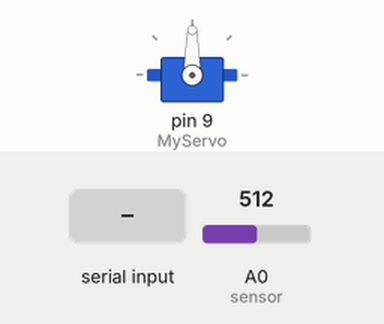
Simulated run of this sketch. Board: Arduino Uno, built with avr-gcc and run on an emulated ATmega328P. On the bench: servo. The inputs (shaded band) are chosen by the test bench; at power-on: A0 (sensor) = 512. What the sketch prints to the serial monitor is not drawn.

Above: at 1.2 s.
1.3 s: "o" received over Serial
At 1.45 s:
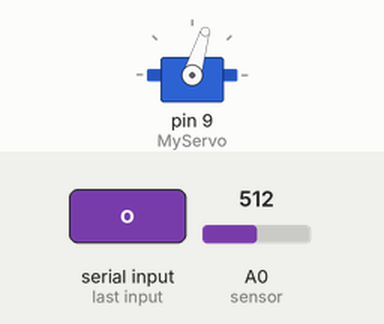
At 2.9 s:
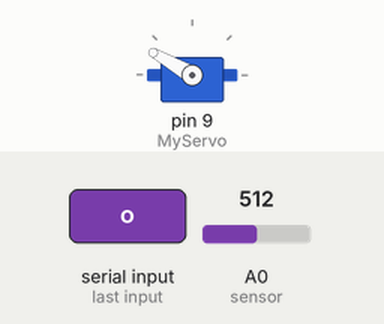
Timing chart, 0 to 4.4 s (numbered marks = the images above; inputs shaded):
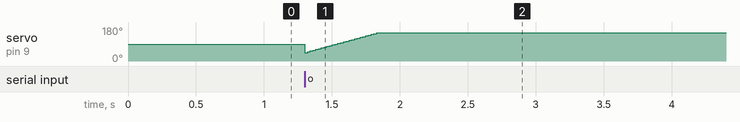

The sketch:

test.ino
```cpp
//  Sharp GP2xx IR sensor
#include <SoftwareSerial.h>
#include <Servo.h>

SoftwareSerial MySerial(4, 5); // RX, TX
Servo MyServo;

int count = 0;

void setup(){
  MyServo.attach(9);
  Serial.begin(9600);
  MySerial.begin(9600);
}

void loop(){

  int sensorValue = analogRead(A0);                    //sensor input
  float voltage = sensorValue*5.0/1024;             //voltage mapping
  float distance =27.15*pow(voltage,-1.179);    //by curve fitting

  if(distance < 60) {
    count++;
    if(count==1)
    Serial.print('d');
  }

  while(MySerial.available()) {
    int data = MySerial.read();
    if(data == 111) {
      for (int pos = 45; pos <= 150; pos += 1) {
        MyServo.write(pos);
        delay(5);
      }
    }
    if(data == 98) {
      for(int pos = 150; pos>=45; pos-=1) {
        MyServo.write(pos);
        delay(5);
      }
    }
  }

  while(Serial.available()) {
    int data = Serial.read();
    if(data == 111) {
      for (int pos = 45; pos <= 150; pos += 1) {
        MyServo.write(pos);
        delay(5);
      }

      delay(10000);
      for(int pos = 150; pos>=45; pos-=1) {
        MyServo.write(pos);
        delay(5);
      }
    }
  }
}
```
